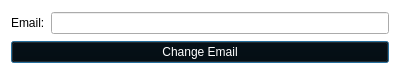
<?xml version="1.0" encoding="UTF-8"?>
<ui version="4.0">
 <class>Dialog</class>
 <widget class="QDialog" name="Dialog">
  <property name="geometry">
   <rect>
    <x>0</x>
    <y>0</y>
    <width>400</width>
    <height>75</height>
   </rect>
  </property>
  <property name="minimumSize">
   <size>
    <width>400</width>
    <height>75</height>
   </size>
  </property>
  <property name="maximumSize">
   <size>
    <width>400</width>
    <height>120</height>
   </size>
  </property>
  <property name="windowTitle">
   <string>Dialog</string>
  </property>
  <property name="styleSheet">
   <string notr="true">QPushButton {
background-color: black;
color: white;
}
QDialog {
background: white
}</string>
  </property>
  <layout class="QGridLayout" name="gridLayout">
   <item row="0" column="0">
    <layout class="QHBoxLayout" name="horizontalLayout">
     <item>
      <widget class="QLabel" name="label">
       <property name="text">
        <string>Email:</string>
       </property>
      </widget>
     </item>
     <item>
      <widget class="QLineEdit" name="lineEdit"/>
     </item>
    </layout>
   </item>
   <item row="1" column="0">
    <widget class="QPushButton" name="changeButton">
     <property name="styleSheet">
      <string notr="true">QPushButton
{
  background-color:black;
color:white;
}

QPushButton:hover:!pressed
{
    border: 1px solid white;
}
</string>
     </property>
     <property name="text">
      <string>Change Email</string>
     </property>
    </widget>
   </item>
  </layout>
 </widget>
 <resources/>
 <connections/>
</ui>
